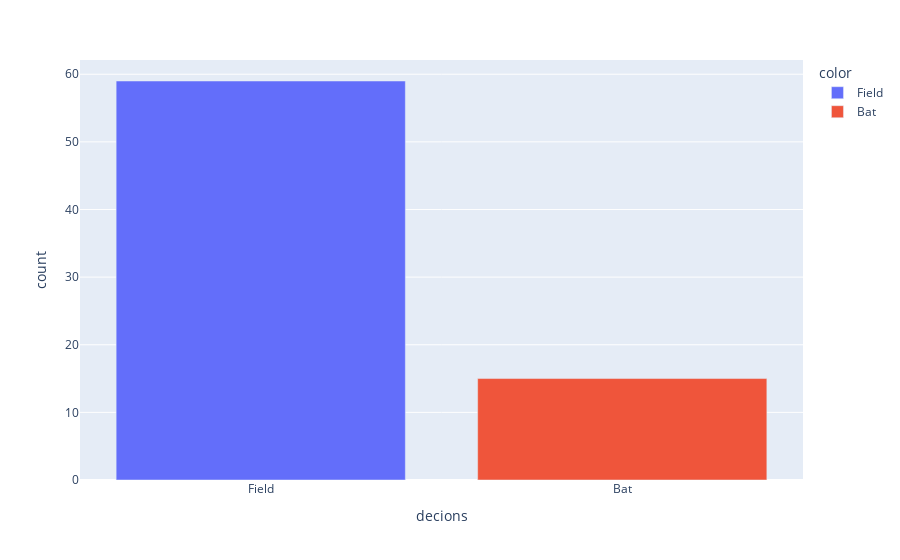

Notebook cell for this chart:
### Code cell
px.bar(x=tosses.index, y=tosses.values, labels={ 'x' :'decions', 'y' : 'count'}, color=tosses.index)

### Figure 1 — Plotly figure (JSON) as saved in the notebook; plotly's stock layout.template omitted (floating-point values rounded to 4 significant figures)
{"data": [{"hovertemplate": "color=Field<br>decions=%{x}<br>count=%{y}<extra></extra>", "legendgroup": "Field", "marker": {"color": "#636efa", "pattern": {"shape": ""}}, "name": "Field", "orientation": "v", "showlegend": true, "textposition": "auto", "type": "bar", "x": ["Field"], "xaxis": "x", "y": [59], "yaxis": "y"}, {"hovertemplate": "color=Bat<br>decions=%{x}<br>count=%{y}<extra></extra>", "legendgroup": "Bat", "marker": {"color": "#EF553B", "pattern": {"shape": ""}}, "name": "Bat", "orientation": "v", "showlegend": true, "textposition": "auto", "type": "bar", "x": ["Bat"], "xaxis": "x", "y": [15], "yaxis": "y"}], "layout": {"barmode": "relative", "legend": {"title": {"text": "color"}, "tracegroupgap": 0}, "margin": {"t": 60}, "xaxis": {"anchor": "y", "domain": [0, 1], "title": {"text": "decions"}}, "yaxis": {"anchor": "x", "domain": [0, 1], "title": {"text": "count"}}}}
